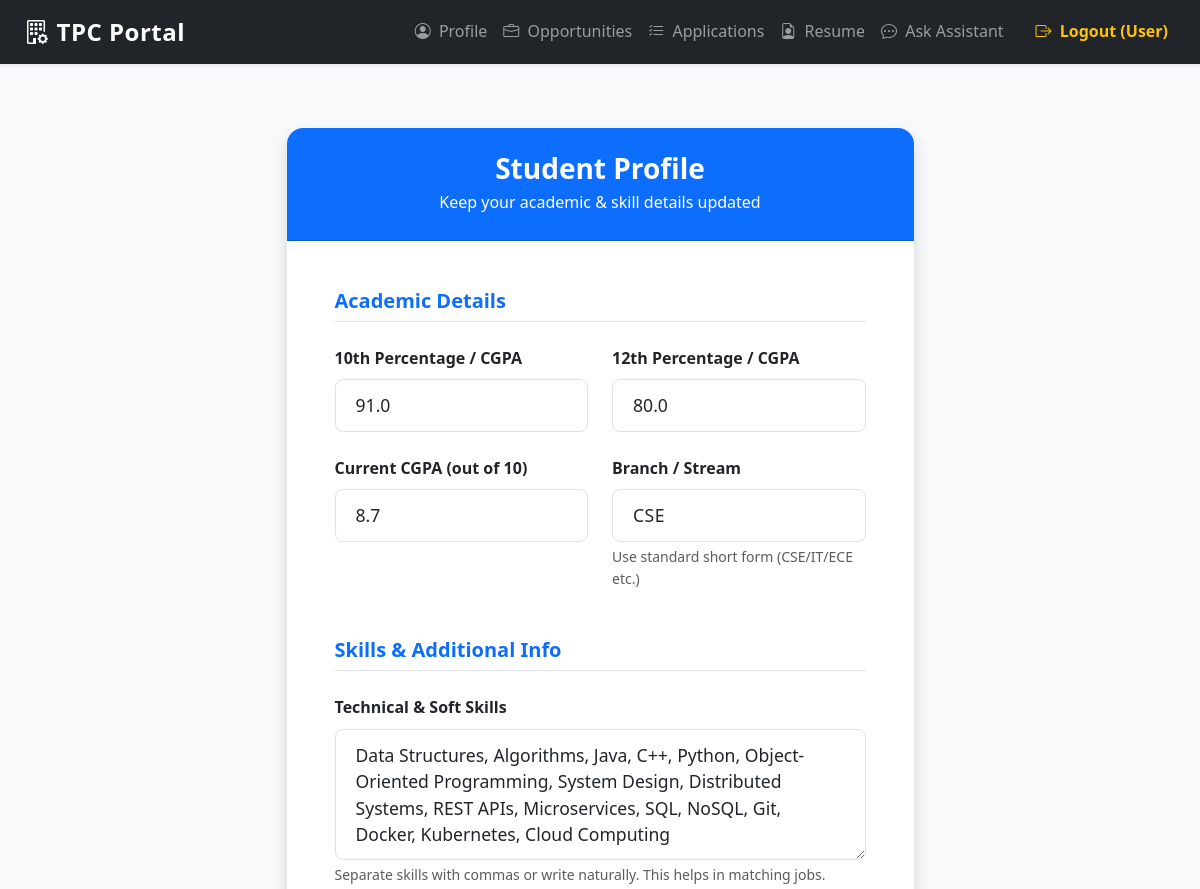
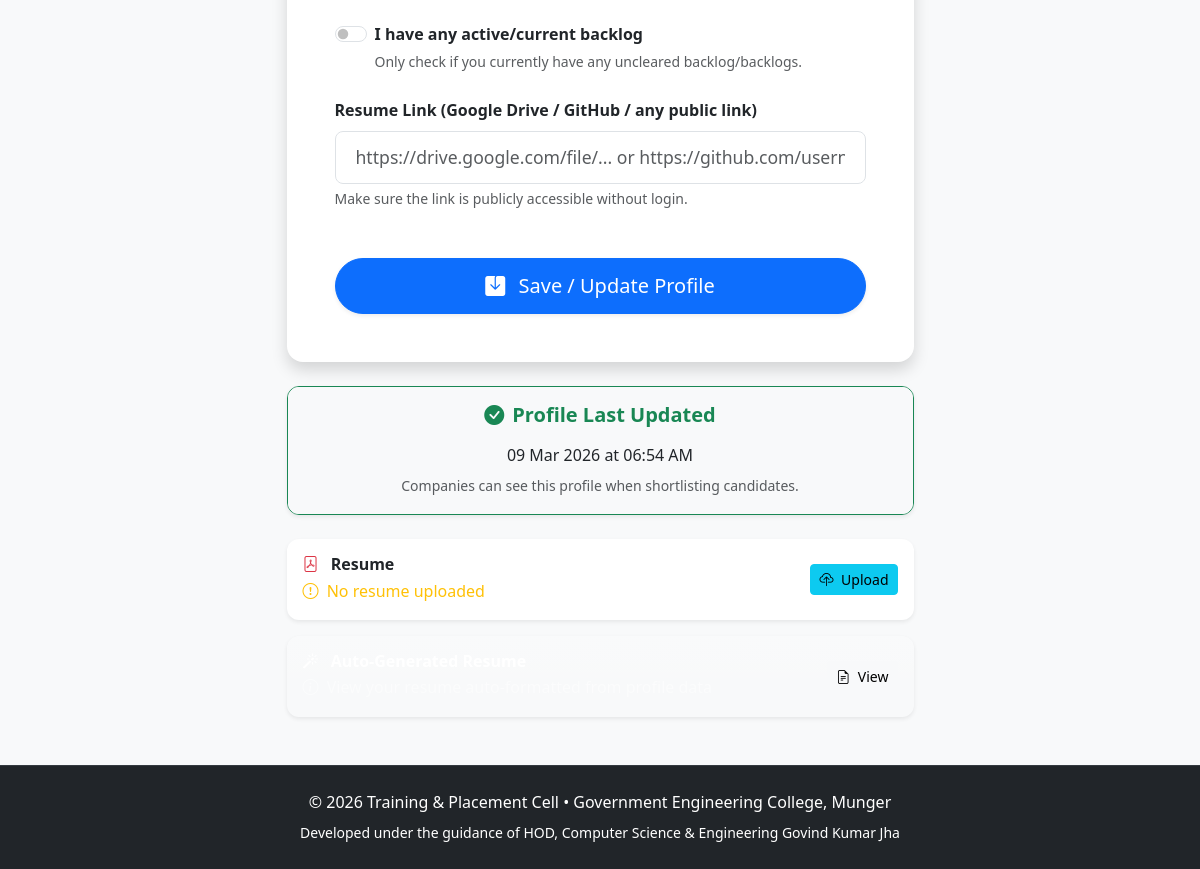
Screenshot of /student/profile (signed in) with the database file from the repository (2 pictures, top to bottom).
### app/models.py (models this page shows, shortened)
class StudentProfile(db.Model):
    __tablename__ = 'student_profiles'
    id = db.Column(db.Integer, primary_key=True)
    user_id = db.Column(db.Integer, db.ForeignKey('users.id'), unique=True, nullable=False)
    tenth_percentage = db.Column(db.Float, nullable=False)
    twelfth_percentage = db.Column(db.Float, nullable=False)
    cgpa = db.Column(db.Float, nullable=False)
    branch = db.Column(db.String(50), nullable=False)          # e.g. CSE, ECE, MECH
    skills = db.Column(db.Text)                                # comma separated or JSON
    has_backlog = db.Column(db.Boolean, default=False, nullable=False)
    resume_link = db.Column(db.String(255))                    # URL or path to uploaded file
    updated_at = db.Column(db.DateTime, default=datetime.utcnow, onupdate=datetime.utcnow)
    user = db.relationship('User', back_populates='student_profile')

### app/student/routes.py (the view, shortened to what this page needs)
@bp.route('/profile', methods=['GET', 'POST'])
@student_required
def profile():
    user_id = session['user_id']
    profile = StudentProfile.query.filter_by(user_id=user_id).first()
    return render_template('student/profile.html', profile=profile)

### app/student/routes.py (called while the page is built)
def student_required(f):
    @wraps(f)
    def decorated_function(*args, **kwargs):
        if 'user_id' not in session or session.get('role') != 'Student':
            flash('This area is only for students. Please log in.', 'warning')
            return redirect(url_for('auth.login'))
        return f(*args, **kwargs)
    return decorated_function

### templates/student/profile.html (shortened to what this page needs)
{% extends "base.html" %}
{% block content %}
<div class="container py-4">
    <div class="row justify-content-center">
        <div class="col-lg-8 col-xl-7">
            <div class="card shadow border-0 rounded-4">
                <div class="card-header bg-primary text-white text-center py-4">
                    <h3 class="mb-1 fw-bold">Student Profile</h3>
                    <p class="mb-0">Keep your academic & skill details updated</p>
                </div>
                <div class="card-body p-4 p-md-5">
                    <form method="POST" novalidate>
                        <h5 class="mb-4 border-bottom pb-2 text-primary">Academic Details</h5>
                        <div class="row g-4 mb-5">
                            <div class="col-md-6">
                                <label for="tenth_percentage" class="form-label fw-semibold">10th Percentage / CGPA</label>
                                <input type="number" step="0.01" min="0" max="100"
                                       class="form-control form-control-lg"
                                       id="tenth_percentage" name="tenth_percentage"
                                       value="{{ profile.tenth_percentage if profile else '' }}"
                                       placeholder="e.g. 92.4 or 9.24" required>
                            </div>
                            <div class="col-md-6">
                                <label for="twelfth_percentage" class="form-label fw-semibold">12th Percentage / CGPA</label>
                                <input type="number" step="0.01" min="0" max="100"
                                       class="form-control form-control-lg"
                                       id="twelfth_percentage" name="twelfth_percentage"
                                       value="{{ profile.twelfth_percentage if profile else '' }}"
                                       placeholder="e.g. 88.6 or 8.86" required>
                            </div>
                            <div class="col-md-6">
                                <label for="cgpa" class="form-label fw-semibold">Current CGPA (out of 10)</label>
                                <input type="number" step="0.01" min="0" max="10"
                                       class="form-control form-control-lg"
                                       id="cgpa" name="cgpa"
                                       value="{{ profile.cgpa if profile else '' }}"
                                       placeholder="e.g. 8.45" required>
                            </div>
                            <div class="col-md-6">
                                <label for="branch" class="form-label fw-semibold">Branch / Stream</label>
                                <input type="text" class="form-control form-control-lg text-uppercase"
                                       id="branch" name="branch"
                                       value="{{ profile.branch if profile else '' }}"
                                       placeholder="e.g. CSE, IT, ECE, MECH, CS" required>
                                <div class="form-text text-muted">Use standard short form (CSE/IT/ECE etc.)</div>
                            </div>
                        </div>
                        <h5 class="mb-4 border-bottom pb-2 text-primary">Skills & Additional Info</h5>
                        <div class="mb-4">
                            <label for="skills" class="form-label fw-semibold">Technical & Soft Skills</label>
                            <textarea class="form-control form-control-lg"
                                      id="skills" name="skills" rows="4"
                                      placeholder="e.g. Python, Java, DSA, Web Development, Communication, Teamwork, Leadership... (comma separated or free text)">{{ profile.skills if profile else '' }}</textarea>
                            <div class="form-text text-muted">Separate skills with commas or write naturally. This helps in matching jobs.</div>
                        </div>
                        <div class="mb-4 form-check form-switch form-switch-lg">
                            <input class="form-check-input" type="checkbox" id="has_backlog" name="has_backlog"
                                   {% if profile and profile.has_backlog %}checked{% endif %}>
                            <label class="form-check-label fw-semibold" for="has_backlog">
                                I have any active/current backlog
                            </label>
                            <div class="form-text text-muted small">
                                Only check if you currently have any uncleared backlog/backlogs.
                            </div>
                        </div>
                        <div class="mb-5">
                            <label for="resume_link" class="form-label fw-semibold">Resume Link (Google Drive / GitHub / any public link)</label>
                            <input type="url" class="form-control form-control-lg"
                                   id="resume_link" name="resume_link"
                                   value="{{ profile.resume_link if profile else '' }}"
                                   placeholder="https://drive.google.com/file/... or https://github.com/username/resume.pdf">
                            <div class="form-text text-muted">Make sure the link is publicly accessible without login.</div>
                        </div>
                        <div class="d-grid mt-5">
                            <button type="submit" class="btn btn-primary btn-lg rounded-pill shadow-sm">
                                <i class="bi bi-save-fill me-2"></i>
                                Save / Update Profile
                            </button>
                        </div>
                    </form>
                </div>
            </div>
            {% if profile %}
            <div class="card mt-4 border-success shadow-sm">
                <div class="card-body bg-light text-center">
                    <h5 class="text-success mb-3">
                        <i class="bi bi-check-circle-fill me-2"></i>Profile Last Updated
                    </h5>
                    <p class="mb-1">{{ profile.updated_at.strftime('%d %b %Y at %I:%M %p') if profile.updated_at else 'Just now' }}</p>
                    <small class="text-muted">Companies can see this profile when shortlisting candidates.</small>
                </div>
            </div>
            <div class="card mt-4 shadow-sm border-0">
                <div class="card-body">
                    <div class="d-flex justify-content-between align-items-center">
                        <div>
                            <h6 class="mb-1">
                                <i class="bi bi-file-pdf text-danger me-2"></i> Resume
                            </h6>
                            {% if profile.resume_link %}
                                <p class="mb-0 text-success text-sm">
                                    <i class="bi bi-check-circle me-1"></i> Resume uploaded
                                </p>
                            {% else %}
                                <p class="mb-0 text-warning text-sm">
                                    <i class="bi bi-exclamation-circle me-1"></i> No resume uploaded
                                </p>
                            {% endif %}
                        </div>
                        <a href="{{ url_for('student.resume') }}" class="btn btn-sm btn-info">
                            <i class="bi bi-cloud-upload me-1"></i>
                            {% if profile.resume_link %}Upload New{% else %}Upload{% endif %}
                        </a>
                    </div>
                </div>
            </div>
            <div class="card mt-3 shadow-sm border-0 bg-gradient" style="background: linear-gradient(135deg, #667eea 0%, #764ba2 100%);">
                <div class="card-body">
                    <div class="d-flex justify-content-between align-items-center">
                        <div>
                            <h6 class="mb-1 text-white">
                                <i class="bi bi-magic me-2"></i> Auto-Generated Resume
                            </h6>
                            <p class="mb-0 text-white-50 text-sm">
                                <i class="bi bi-info-circle me-1"></i> View your resume auto-formatted from profile data
                            </p>
                        </div>
                        <a href="{{ url_for('student.auto_resume') }}" class="btn btn-sm btn-light">
                            <i class="bi bi-file-earmark-text me-1"></i> View
                        </a>
                    </div>
                </div>
            </div>
            {% endif %}
        </div>
    </div>
</div>
{% endblock %}
{% block extra_head %}
<link rel="stylesheet" href="https://cdn.jsdelivr.net/npm/bootstrap-icons@1.11.3/font/bootstrap-icons.min.css">
{% endblock %}

### static/css/styles.css (style rules this page uses)
:root { --primary: #0d6efd; --primary-dark: #0b5ed7; --success: #198754; --warning: #ffc107; --danger: #dc3545; --info: #0dcaf0; --light-bg: #f8f9fa; --dark-bg: #212529; }
body { font-family: 'Segoe UI', system-ui, -apple-system, sans-serif; background-color: var(--light-bg); color: #333; line-height: 1.6; }
h1, h2, h3, h4, h5, h6 { font-weight: 600; }
.card { border-radius: 12px; overflow: hidden; }
.shadow-sm { box-shadow: 0 0.125rem 0.25rem rgba(0, 0, 0, 0.075) !important; }
.btn { font-weight: 500; transition: all 0.15s ease; white-space: nowrap; }
.btn-lg { padding: 0.75rem 1.75rem; }
.btn-primary { background-color: var(--primary); border-color: var(--primary); }
.rounded-pill { border-radius: 50rem !important; }
.form-control-lg { padding: 0.75rem 1.25rem; font-size: 1.1rem; }
.form-label { font-weight: 500; margin-bottom: 0.5rem; }
.text-uppercase { letter-spacing: 0.5px; }

### rows the page displays
StudentProfile: tenth_percentage "91.0", twelfth_percentage "80.0", cgpa "8.7", branch "CSE", skills "Data Structures, Algorithms, Java, C++, Python, Object-Oriented Programming, System Design, Distributed Systems, REST APIs, Microservices, SQL, NoSQL, Git, Docker, Kubernetes, Cloud Computing", updated_at "09 Mar 2026 at 06:54 AM"

### other values shown
{{ session.username if 'username' in session else 'User' }} "User"
